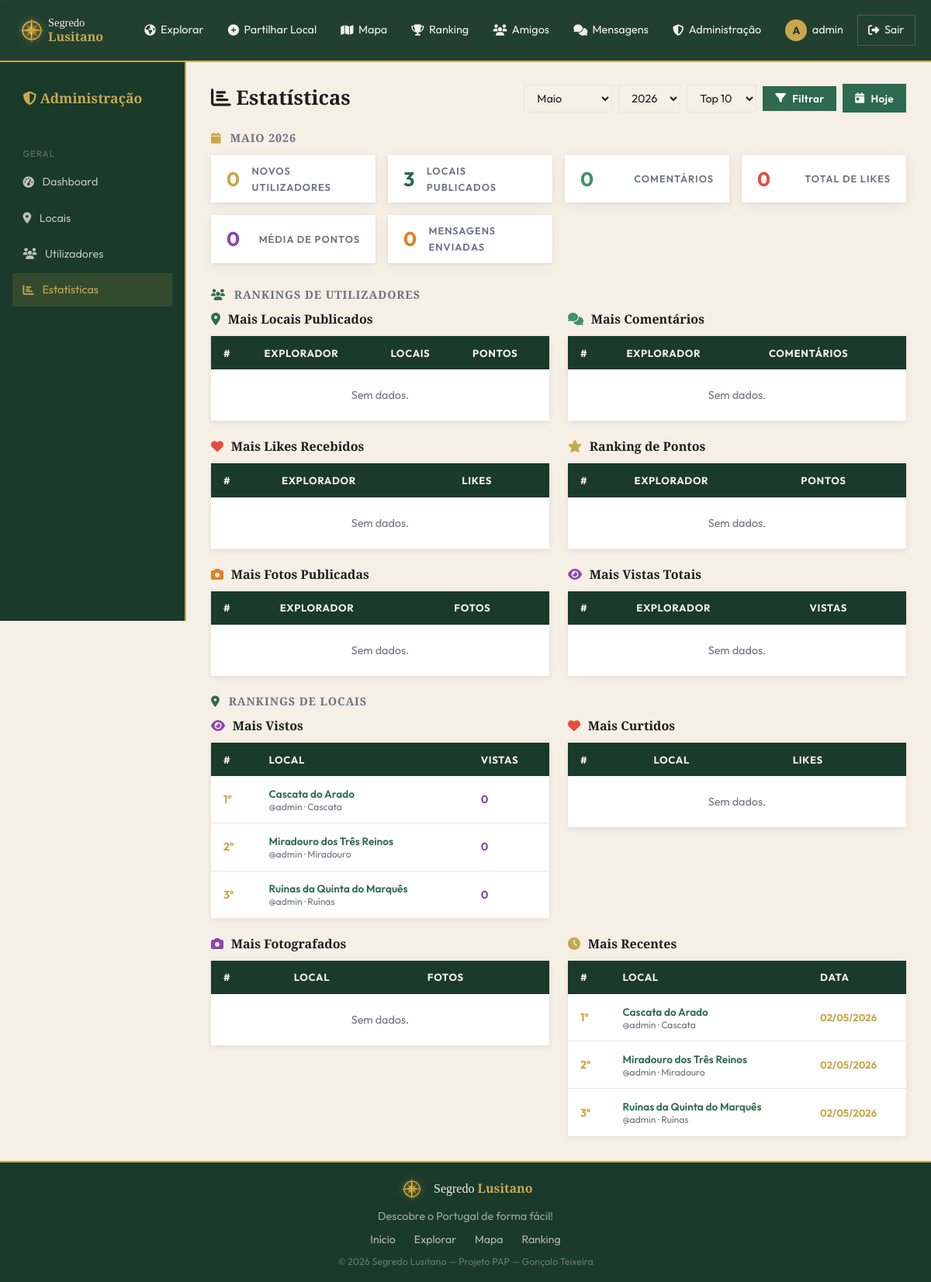
The app's page /admin/estatisticas.php (signed in), older data.
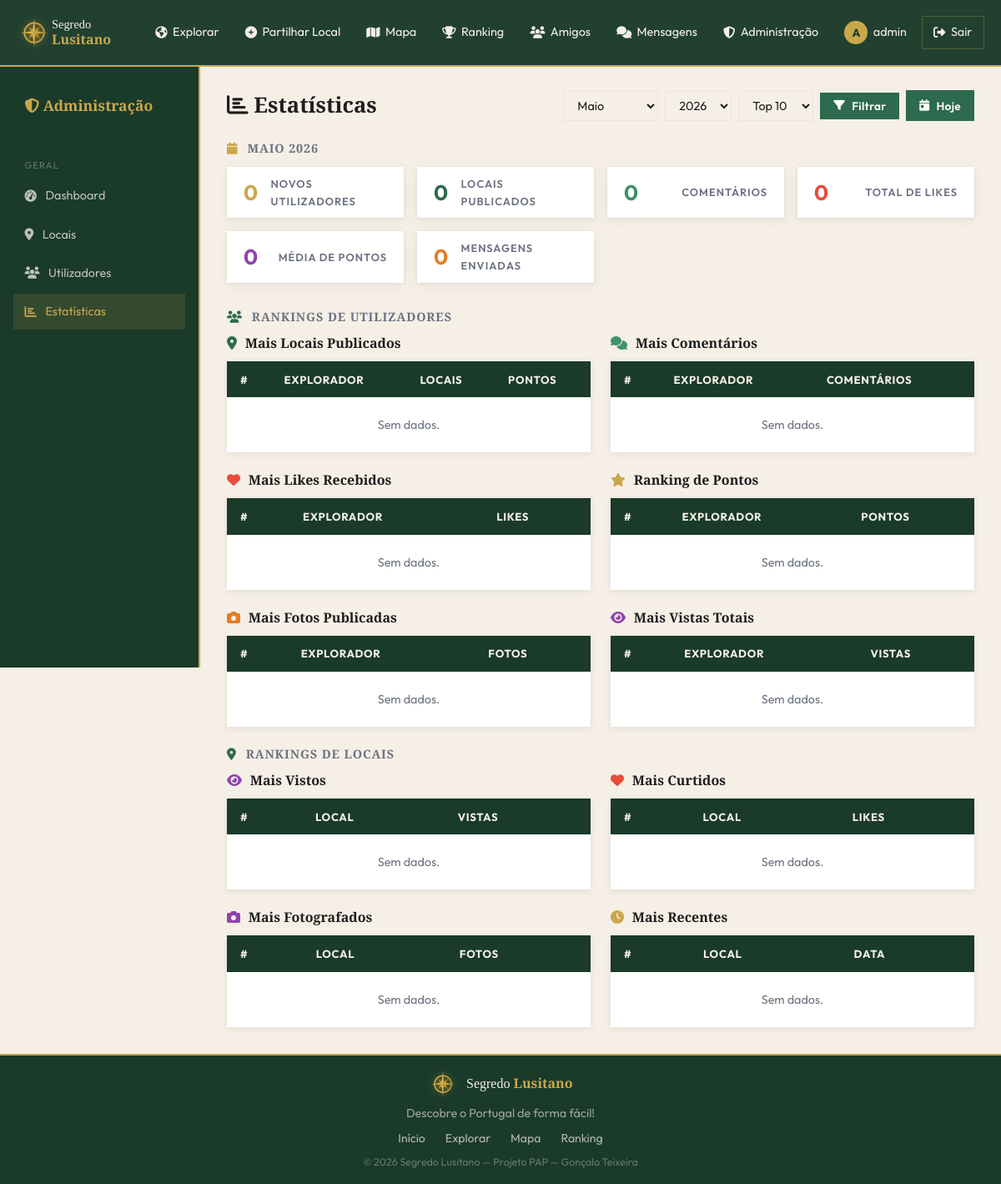
The same page, newer data.
### tables this page shows
CREATE TABLE utilizadores (
    id INT AUTO_INCREMENT PRIMARY KEY,
    nome VARCHAR(100) NOT NULL,
    username VARCHAR(50) NOT NULL UNIQUE,
    email VARCHAR(150) NOT NULL UNIQUE,
    password VARCHAR(255) NOT NULL,
    avatar VARCHAR(255) DEFAULT NULL,
    bio TEXT DEFAULT NULL,
    pontos INT DEFAULT 0,
    role ENUM('user','admin', '[deleted]') DEFAULT 'user',
    ativo TINYINT(1) DEFAULT 1,
    verificado TINYINT(1) DEFAULT 0,
    privado TINYINT(1) DEFAULT 0,
    tipo_auth ENUM('email','google','github') DEFAULT 'email',
    criado_em DATETIME DEFAULT CURRENT_TIMESTAMP
);

CREATE TABLE locais (
    id INT AUTO_INCREMENT PRIMARY KEY,
    utilizador_id INT NOT NULL,
    categoria_id INT NOT NULL,
    regiao_id INT NOT NULL,
    nome VARCHAR(150) NOT NULL,
    descricao TEXT NOT NULL,
    latitude DECIMAL(10,7) NOT NULL,
    longitude DECIMAL(10,7) NOT NULL,
    dificuldade ENUM('facil','medio','dificil') DEFAULT 'medio',
    foto_capa VARCHAR(255) DEFAULT NULL,
    estado ENUM('pendente','aprovado','rejeitado') DEFAULT 'aprovado',
    bloqueado TINYINT(1) DEFAULT 0,
    vistas INT DEFAULT 0,
    criado_em DATETIME DEFAULT CURRENT_TIMESTAMP,
    FOREIGN KEY (utilizador_id) REFERENCES utilizadores(id) ON DELETE CASCADE,
    FOREIGN KEY (categoria_id)  REFERENCES categorias(id) ON DELETE RESTRICT,
    FOREIGN KEY (regiao_id)     REFERENCES regioes(id) ON DELETE RESTRICT
);

CREATE TABLE categorias (
    id INT AUTO_INCREMENT PRIMARY KEY,
    nome VARCHAR(80) NOT NULL,
    icone VARCHAR(50) DEFAULT 'fas fa-map-pin'
);

### includes/config.php (called while the page is built, shortened)
<?php
function db(): PDO {
    static $pdo = null;
    if ($pdo === null) {
        $dsn = 'mysql:host=' . DB_HOST . ';dbname=' . DB_NAME . ';charset=utf8mb4';
        $options = [
            PDO::ATTR_ERRMODE            => PDO::ERRMODE_EXCEPTION,
            PDO::ATTR_DEFAULT_FETCH_MODE => PDO::FETCH_ASSOC,
            PDO::ATTR_EMULATE_PREPARES   => false,
        ];
        $pdo = new PDO($dsn, DB_USER, DB_PASS, $options);
    }
    return $pdo;
}

### includes/auth.php (called while the page is built, shortened)
<?php
require_once __DIR__ . '/config.php';
function auth_user(): ?array {
    static $cache = null;
    if ($cache) return $cache;
    $st = db()->prepare('SELECT * FROM utilizadores WHERE id = ? AND ativo = 1');
    $st->execute([$_SESSION['user_id']]);
    $cache = $st->fetch() ?: null;
    return $cache;
}
function require_admin(): void {
    $u = auth_user();
}
function is_admin(): bool {
    $u = auth_user();
    return $u && $u['role'] === 'admin';
}
function h(string $s): string {
    return htmlspecialchars($s, ENT_QUOTES, 'UTF-8');
}

### admin/estatisticas.php (the view, shortened to what the rows shown need)
﻿<?php
require_admin();
$mes_sel = isset($_GET['mes']) ? (int)$_GET['mes'] : (int)date('m');
$ano_sel = isset($_GET['ano']) ? (int)$_GET['ano'] : (int)date('Y');
$top_sel = isset($_GET['top']) ? (int)$_GET['top'] : 10;
$nomes_meses = ['Janeiro','Fevereiro','Março','Abril','Maio','Junho','Julho','Agosto','Setembro','Outubro','Novembro','Dezembro'];
$stats = [];
$st = db()->prepare('SELECT COUNT(*) FROM utilizadores WHERE role="user" AND MONTH(criado_em)=? AND YEAR(criado_em)=?');
$st->execute([$mes_sel, $ano_sel]);
$stats['registos_mes'] = (int)$st->fetchColumn();
$st = db()->prepare('SELECT COUNT(*) FROM locais WHERE estado="aprovado" AND MONTH(criado_em)=? AND YEAR(criado_em)=?');
$st->execute([$mes_sel, $ano_sel]);
$stats['locais_mes'] = (int)$st->fetchColumn();
$st = db()->prepare('SELECT COUNT(*) FROM comentarios WHERE MONTH(criado_em)=? AND YEAR(criado_em)=?');
$st->execute([$mes_sel, $ano_sel]);
$stats['comentarios_mes'] = (int)$st->fetchColumn();
$st = db()->prepare('SELECT COUNT(*) FROM likes WHERE MONTH(criado_em)=? AND YEAR(criado_em)=?');
$st->execute([$mes_sel, $ano_sel]);
$stats['total_likes'] = (int)$st->fetchColumn();
$st = db()->prepare('SELECT AVG(pontos) FROM utilizadores WHERE role="user" AND ativo=1 AND MONTH(criado_em)=? AND YEAR(criado_em)=?');
$st->execute([$mes_sel, $ano_sel]);
$stats['media_pontos'] = (float)$st->fetchColumn();
$st = db()->prepare('SELECT COUNT(*) FROM mensagens WHERE MONTH(criado_em)=? AND YEAR(criado_em)=?');
$st->execute([$mes_sel, $ano_sel]);
$stats['total_mensagens'] = (int)$st->fetchColumn();
$st = db()->prepare('SELECT l.id, l.nome, l.vistas,
        u.username, c.nome AS categoria_nome
     FROM locais l
     JOIN utilizadores u ON u.id = l.utilizador_id
     JOIN categorias c ON c.id = l.categoria_id
     WHERE l.estado = "aprovado" AND l.bloqueado = 0
       AND MONTH(l.criado_em) = ? AND YEAR(l.criado_em) = ?
     ORDER BY l.vistas DESC LIMIT ?');
$st->execute([$mes_sel, $ano_sel, $top_sel]);
$rank_locais_vistos = $st->fetchAll();
$st = db()->prepare('SELECT l.id, l.nome, l.criado_em,
        u.username, c.nome AS categoria_nome
     FROM locais l
     JOIN utilizadores u ON u.id = l.utilizador_id
     JOIN categorias c ON c.id = l.categoria_id
     WHERE l.estado = "aprovado" AND l.bloqueado = 0
       AND MONTH(l.criado_em) = ? AND YEAR(l.criado_em) = ?
     ORDER BY l.criado_em DESC LIMIT ?');
$st->execute([$mes_sel, $ano_sel, $top_sel]);
$rank_recentes = $st->fetchAll();
include dirname(__DIR__) . '/includes/header.php';
?>
<div class="page-content">
<div class="admin-wrapper">
  <main class="admin-content">
    <div style="display:flex;align-items:center;justify-content:space-between;flex-wrap:wrap;gap:1rem;margin-bottom:1.5rem;">
      <h1 class="admin-title" style="margin:0;"><i class="fas fa-chart-bar"></i> Estatísticas</h1>
    </div>
    <div style="margin-bottom:2rem;">
      <h2 style="font-size:.9rem;color:var(--texto-muted);text-transform:uppercase;letter-spacing:.06em;margin-bottom:.85rem;">
        <i class="fas fa-calendar" style="color:var(--dourado);margin-right:.4rem;"></i>
        <?= $nomes_meses[$mes_sel-1] ?> <?= $ano_sel ?>
      </h2>
      <div style="display:grid;grid-template-columns:repeat(auto-fill,minmax(180px,1fr));gap:1rem;">
        <div class="admin-stat-card" style="border-color:var(--dourado);">
          <div class="num" style="color:var(--dourado);"><?= $stats['registos_mes'] ?></div>
          <div class="lbl">Novos Utilizadores</div>
        </div>
        <div class="admin-stat-card" style="border-color:var(--verde);">
          <div class="num" style="color:var(--verde);"><?= $stats['locais_mes'] ?></div>
          <div class="lbl">Locais Publicados</div>
        </div>
        <div class="admin-stat-card" style="border-color:var(--verde-claro);">
          <div class="num" style="color:var(--verde-claro);"><?= $stats['comentarios_mes'] ?></div>
          <div class="lbl">Comentários</div>
        </div>
        <div class="admin-stat-card" style="border-color:#e74c3c;">
          <div class="num" style="color:#e74c3c;"><?= number_format($stats['total_likes']) ?></div>
          <div class="lbl">Total de Likes</div>
        </div>
        <div class="admin-stat-card" style="border-color:#8e44ad;">
          <div class="num" style="color:#8e44ad;"><?= number_format($stats['media_pontos'], 0) ?></div>
          <div class="lbl">Média de Pontos</div>
        </div>
        <div class="admin-stat-card" style="border-color:#e67e22;">
          <div class="num" style="color:#e67e22;"><?= number_format($stats['total_mensagens']) ?></div>
          <div class="lbl">Mensagens Enviadas</div>
        </div>
      </div>
    </div>
    <h2 style="font-size:.9rem;color:var(--texto-muted);text-transform:uppercase;letter-spacing:.06em;margin-bottom:.85rem;">
      <i class="fas fa-users" style="color:var(--verde);margin-right:.4rem;"></i> Rankings de Utilizadores
    </h2>
    <div class="admin-rankings-grid" style="display:grid;gap:1.5rem;margin-bottom:1.5rem;grid-template-columns:1fr 1fr;">
      <div>
        <table class="data-table">
          <thead><tr><th>#</th><th>Explorador</th><th>Locais</th><th>Pontos</th></tr></thead>
        </table>
      </div>
      <div>
        <table class="data-table">
          <thead><tr><th>#</th><th>Explorador</th><th>Comentários</th></tr></thead>
        </table>
      </div>
      <div>
        <table class="data-table">
          <thead><tr><th>#</th><th>Explorador</th><th>Likes</th></tr></thead>
        </table>
      </div>
      <div>
        <table class="data-table">
          <thead><tr><th>#</th><th>Explorador</th><th>Pontos</th></tr></thead>
        </table>
      </div>
      <div>
        <table class="data-table">
          <thead><tr><th>#</th><th>Explorador</th><th>Fotos</th></tr></thead>
        </table>
      </div>
      <div>
        <table class="data-table">
          <thead><tr><th>#</th><th>Explorador</th><th>Vistas</th></tr></thead>
        </table>
      </div>
    </div>
    <h2 style="font-size:.9rem;color:var(--texto-muted);text-transform:uppercase;letter-spacing:.06em;margin-bottom:.85rem;">
      <i class="fas fa-location-dot" style="color:var(--verde);margin-right:.4rem;"></i> Rankings de Locais
    </h2>
    <div class="admin-rankings-grid" style="display:grid;gap:1.5rem;grid-template-columns:1fr 1fr;">
      <div>
        <table class="data-table">
          <thead><tr><th>#</th><th>Local</th><th>Vistas</th></tr></thead>
          <tbody>
            <?php foreach ($rank_locais_vistos as $i => $l): ?>
            <tr>
              <td style="font-weight:700;color:var(--dourado);"><?= $i+1 ?>º</td>
              <td><a href="<?= SITE_URL ?>/pages/local.php?id=<?= $l['id'] ?>" style="color:var(--verde);font-weight:600;font-size:.85rem;"><?= h($l['nome']) ?></a><div style="font-size:.76rem;color:var(--texto-muted);">@<?= h($l['username']) ?> · <?= h($l['categoria_nome']) ?></div></td>
              <td style="font-weight:700;color:#8e44ad;"><?= number_format($l['vistas']) ?></td>
            </tr>
            <?php endforeach; ?>
          </tbody>
        </table>
      </div>
      <div>
        <table class="data-table">
          <thead><tr><th>#</th><th>Local</th><th>Likes</th></tr></thead>
        </table>
      </div>
      <div>
        <table class="data-table">
          <thead><tr><th>#</th><th>Local</th><th>Fotos</th></tr></thead>
        </table>
      </div>
      <div>
        <table class="data-table">
          <thead><tr><th>#</th><th>Local</th><th>Data</th></tr></thead>
          <tbody>
            <?php foreach ($rank_recentes as $i => $l): ?>
            <tr>
              <td style="font-weight:700;color:var(--dourado);"><?= $i+1 ?>º</td>
              <td><a href="<?= SITE_URL ?>/pages/local.php?id=<?= $l['id'] ?>" style="color:var(--verde);font-weight:600;font-size:.85rem;"><?= h($l['nome']) ?></a><div style="font-size:.76rem;color:var(--texto-muted);">@<?= h($l['username']) ?> · <?= h($l['categoria_nome']) ?></div></td>
              <td style="font-weight:700;color:var(--dourado);font-size:.82rem;"><?= date('d/m/Y', strtotime($l['criado_em'])) ?></td>
            </tr>
            <?php endforeach; ?>
          </tbody>
        </table>
      </div>
    </div>
  </main>
</div>
</div>
<?php include dirname(__DIR__) . '/includes/footer.php'; ?>

### includes/header.php (shortened to what the rows shown need)
<?php
require_once dirname(__DIR__) . '/includes/auth.php';
$user = auth_user();
?>
<!DOCTYPE html>
<html lang="pt">
<head>
<link rel="stylesheet" href="https://cdnjs.cloudflare.com/ajax/libs/font-awesome/6.5.0/css/all.min.css">
<link rel="stylesheet" href="https://unpkg.com/leaflet@1.9.4/dist/leaflet.css">
<link rel="stylesheet" href="<?= SITE_URL ?>/assets/css/bootstrap.min.css?v=<?= filemtime(dirname(__DIR__).'/assets/css/bootstrap.min.css') ?>">
<link rel="stylesheet" href="<?= SITE_URL ?>/assets/css/style.css?v=<?= filemtime(dirname(__DIR__).'/assets/css/style.css') ?>">
</head>
<body>
<nav class="navbar" id="navbar">
  <div class="nav-inner">
    <ul class="nav-links" id="nav-links">
      <?php if ($user): ?>
        <?php if (is_admin()): ?>
        <li><a href="<?= SITE_URL ?>/admin/index.php"><i class="fas fa-shield-alt"></i> Administração</a></li>
        <?php endif; ?>
        <li>
          <a href="<?= SITE_URL ?>/pages/perfil.php" class="nav-profile-link">
            <?php if ($user['avatar']): ?>
              <img src="<?= SITE_URL ?>/uploads/locais/<?= h($user['avatar']) ?>" alt="" class="nav-avatar">
            <?php else: ?>
              <span class="nav-avatar-placeholder"><?= mb_strtoupper(mb_substr($user['username'],0,1)) ?></span>
            <?php endif; ?>
            <?= h($user['username']) ?>
          </a>
        </li>
        <li>
          <a href="<?= SITE_URL ?>/pages/logout.php" class="btn-nav-sair">
            <i class="fas fa-sign-out-alt"></i> Sair
          </a>
        </li>
      <?php else: ?>
        <li><a href="<?= SITE_URL ?>/pages/login.php" class="btn-nav-login">Entrar</a></li>
        <li><a href="<?= SITE_URL ?>/pages/registo.php" class="btn-nav-register">Registar</a></li>
      <?php endif; ?>
    </ul>
  </div>
</nav>

Row changes from the older to the newer data that the page shows:
no longer on this page (row edited): locais: vistas "0", id "3", nome "Ruínas da Quinta do Marquês", utilizador.username "admin", categoria.nome "Ruínas", criado_em "02/05/2026"
no longer on this page (row edited): locais: nome "Cascata do Arado", utilizador.username "admin", categoria.nome "Cascata", vistas "0", criado_em "02/05/2026"
no longer on this page (row edited): locais: nome "Miradouro dos Três Reinos", utilizador.username "admin", categoria.nome "Miradouro", vistas "0", criado_em "02/05/2026"
Text that changed along with them:
$stats['registos_mes']: (not shown) → "0"
$stats['locais_mes']: (not shown) → "0"
$stats['comentarios_mes']: (not shown) → "0"
$stats['total_likes']: (not shown) → "0"
$stats['media_pontos']: (not shown) → "0"
$stats['total_mensagens']: (not shown) → "0"
text now shown: "Sem dados. Sem dados."
